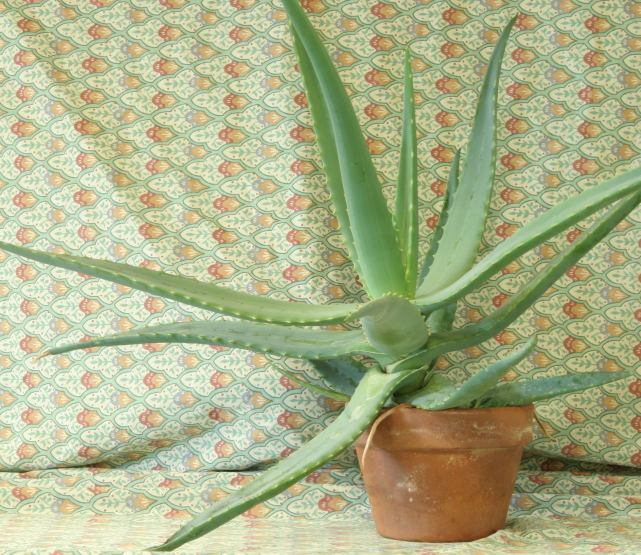
//> input picture data/aloeL.jpg, 1282 x 1110 px (shown at 1/2 size)
$ ./main ../../data/aloeL.jpg ../../data/aloeGT.png   (built with g++ and OpenCV 4)
//> lines starting //> are read from the running program, lines starting //| are printed output that depends on the picture
/**
 * @file main.cpp
 * @brief Disparity filtering demo sample demonstrating stereo matching and WLS filtering
 * @author José Miguel Guerrero Hernández
 *
 * === How Disparity Works in OpenCV ===
 *
 * Disparity is the horizontal pixel difference between the position of the same 3D point
 * projected onto the left and right images of a rectified stereo pair:
 *
 *   disparity = x_left - x_right
 *
 * Once disparity is known, depth (Z) can be recovered using:
 *
 *   Z = (f * b) / disparity
 *
 * where f is the focal length (pixels) and b is the baseline (distance between cameras).
 *
 * --- Fixed-point representation (the 16x multiplier) ---
 *
 * OpenCV stereo matchers (StereoBM and StereoSGBM) return disparity values stored as
 * CV_16S (16-bit signed integers) scaled by a factor of 16:
 *
 *   stored_value = real_disparity * 16
 *
 * So a stored value of 256 means the actual disparity is 256 / 16 = 16 pixels.
 * This fixed-point encoding preserves sub-pixel precision without using floats.
 * To convert to a true float disparity map:
 *
 *   cv::Mat disp_float;
 *   disparity.convertTo(disp_float, CV_32F, 1.0 / 16.0);
 *
 * --- num_disparities and the 16-multiple requirement ---
 *
 * The parameter max_disparity (num_disparities) sets the disparity search range [0, max_disparity).
 * It MUST be positive and a multiple of 16 because the internal SIMD implementation
 * processes blocks of 16 disparities at a time. If the value is not a multiple of 16 it
 * is rounded up:
 *
 *   if (max_disp % 16 != 0) max_disp += 16 - (max_disp % 16);
 *
 * A typical value is 160 (= 16 × 10), meaning the algorithm searches up to 160 pixels
 * of horizontal shift between the two views.
 *
 * --- WLS post-filtering ---
 *
 * Raw disparity maps from BM / SGBM are noisy near depth discontinuities and in
 * textureless regions. The Weighted Least Squares (WLS) filter refines them by
 * jointly using the raw left disparity, the right disparity (for a confidence map),
 * and the original left color image as a guide. Key parameters:
 *   - lambda (wls_lambda):  smoothness strength (larger = smoother, typical 8000)
 *   - sigma  (wls_sigma):   sensitivity to color edges (larger = less edge-aware, typical 1.5)
 *
 * Reference: https://docs.opencv.org/master/d3/d14/tutorial_ximgproc_disparity_filtering.html
 */

#include <cstdlib>
#include <opencv2/calib3d.hpp>
#include <opencv2/imgproc.hpp>
#include <opencv2/imgcodecs.hpp>
#include <opencv2/highgui.hpp>
#include <opencv2/core/utility.hpp>
#include <opencv2/ximgproc.hpp>
#include <iostream>
#include <string>
#include <cmath>

// Function Prototypes
cv::Rect computeROI(cv::Size2i src_sz, cv::Ptr<cv::StereoMatcher> matcher_instance);

// Command Line Arguments
const std::string keys =
  "{help h usage ? |                       | print this message}"
  "{@left          | ../../data/aloeL.jpg  | left view of the stereopair}"
  "{@right         | ../../data/aloeR.jpg  | right view of the stereopair}"
  "{GT             | ../../data/aloeGT.png | optional ground truth (Sintel/Middlebury)}"
  "{dst_path       | None                  | optional: where to save the filtered disparity}"
  "{dst_raw_path   | None                  | optional: where to save the raw disparity}"
  "{algorithm      | bm                    | stereo matching method (bm or sgbm)}"
  "{filter         | wls_conf              | post-filter: wls_conf, wls_no_conf or fbs_conf}"
  "{no-display     |                       | don't display results}"
  "{no-downscale   |                       | match full-sized views: better but slower}"
  "{dst_conf_path  | None                  | optional: where to save the confidence map}"
  "{vis_mult       | 1.0                   | scale factor for the disparity visualizations}"
  "{max_disparity  | 160                   | parameter of stereo matching}"
  "{window_size    | -1                    | parameter of stereo matching}"
  "{wls_lambda     | 8000.0                | parameter of wls post-filtering}"
  "{wls_sigma      | 1.5                   | parameter of wls post-filtering}"
  "{fbs_spatial    | 16.0                  | parameter of fbs post-filtering}"
  "{fbs_luma       | 8.0                   | parameter of fbs post-filtering}"
  "{fbs_chroma     | 8.0                   | parameter of fbs post-filtering}"
  "{fbs_lambda     | 128.0                 | parameter of fbs post-filtering}"
;

int main(int argc, char ** argv)
{
  // ----------------------------------------
  // Parse command line arguments
  // ----------------------------------------
  cv::CommandLineParser parser(argc, argv, keys);
  parser.about("Disparity Filtering Demo");
  if (parser.has("help")) {
    parser.printMessage();
    return EXIT_SUCCESS;
  }

  // ----------------------------------------
  // Read command line arguments
  // ----------------------------------------
  std::string left_im = parser.get<std::string>(0);
  std::string right_im = parser.get<std::string>(1);
  std::string GT_path = parser.get<std::string>("GT");
  std::string dst_path = parser.get<std::string>("dst_path");
  std::string dst_raw_path = parser.get<std::string>("dst_raw_path");
  std::string dst_conf_path = parser.get<std::string>("dst_conf_path");
  std::string algo = parser.get<std::string>("algorithm");
  std::string filter = parser.get<std::string>("filter");
  bool no_display = parser.has("no-display");
  bool no_downscale = parser.has("no-downscale");
  int max_disp = parser.get<int>("max_disparity");
  double lambda = parser.get<double>("wls_lambda");
  double sigma = parser.get<double>("wls_sigma");
  double fbs_spatial = parser.get<double>("fbs_spatial");
  double fbs_luma = parser.get<double>("fbs_luma");
  double fbs_chroma = parser.get<double>("fbs_chroma");
  double fbs_lambda = parser.get<double>("fbs_lambda");
  double vis_mult = parser.get<double>("vis_mult");

  // ----------------------------------------
  // Set window size for stereo matching
  // ----------------------------------------
  int wsize;
  int window_size_arg = parser.get<int>("window_size");
  if (window_size_arg >= 0) {
    // User provided window_size value
    wsize = window_size_arg;
  } else {
    if (algo == "sgbm") {
      // Default window size for SGBM
      wsize = 3;
    } else if (!no_downscale && algo == "bm" && filter == "wls_conf") {
      // Default window size for BM on downscaled views (downscaling is performed only for wls_conf)
      wsize = 7;
    } else {
      // Default window size for BM on full-sized views
      wsize = 15;
    }
  }

  if (!parser.check()) {
    parser.printErrors();
    return EXIT_FAILURE;
  }

  // ----------------------------------------
  // Load stereo images
  // ----------------------------------------
  // Left image
  cv::Mat left = cv::imread(left_im, cv::IMREAD_COLOR);
//> left is the input picture: 1110 rows x 1282 cols, CV_8UC3; mean B, G, R 136.6, 177.2, 171.2
  if (left.empty()) {
    std::cout << "Cannot read image file: " << left_im;
    return EXIT_FAILURE;
  }

  // Right image
  cv::Mat right = cv::imread(right_im, cv::IMREAD_COLOR);
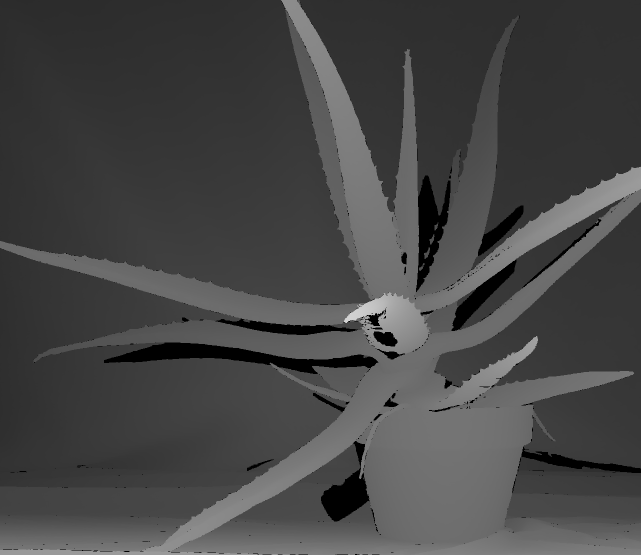
//> input picture data/aloeGT.png, 1282 x 1110 px (shown at 1/2 size)
//> right is the input picture: 1110 rows x 1282 cols, CV_8UC3; min 0, max 211, mean 69.8
  if (right.empty()) {
    std::cout << "Cannot read image file: " << right_im;
    return EXIT_FAILURE;
  }

  // Ground truth disparity map
  bool no_gt;
  cv::Mat GT_disp;
  if (GT_path == "../../data/aloeGT.png" && left_im != "../../data/aloeL.jpg") {
    no_gt = true;
  } else {
    no_gt = false;
    if (cv::ximgproc::readGT(GT_path, GT_disp) != 0) {
      std::cout << "Cannot read ground truth image file: " << GT_path << std::endl;
      return EXIT_FAILURE;
    }
  }

  // ----------------------------------------
  // Initialize matrices and variables
  // ----------------------------------------
  // Matrices to store the left and right images formatted for stereo matching
  cv::Mat left_for_matcher, right_for_matcher;
  // Matrices to store the disparity maps computed for the left and right images
  cv::Mat left_disp, right_disp;
  // Matrices for post-processed disparity maps, including filtering and solving steps
  cv::Mat filtered_disp, solved_disp, solved_filtered_disp;
  // Confidence map used for disparity filtering, initialized to full confidence (255)
  cv::Mat conf_map = cv::Mat(left.rows, left.cols, CV_8U);
  conf_map = cv::Scalar(255);
  // Region of Interest (ROI) for disparity processing
  cv::Rect ROI;
  // Pointer to the WLS (Weighted Least Squares) filter for disparity refinement
  cv::Ptr<cv::ximgproc::DisparityWLSFilter> wls_filter;
  // Timing variables
  double matching_time = 0, filtering_time = 0;
  double solving_time = 0;

  // ----------------------------------------
  // Validate parameters
  // ----------------------------------------
  if (max_disp <= 0 || max_disp % 16 != 0) {
    std::cout << "Incorrect max_disparity value: it should be positive and divisible by 16";
    return EXIT_FAILURE;
  }
  if (wsize <= 0 || wsize % 2 != 1) {
    std::cout << "Incorrect window_size value: it should be positive and odd";
    return EXIT_FAILURE;
  }

  // ----------------------------------------
  // Stereo matching and disparity filtering
  // ----------------------------------------
  // Filtering with confidence (WLS with confidence)
  if (filter == "wls_conf") {
    if (!no_downscale) {
      // Downscale the views to speed-up the matching stage, as we will need to compute both left
      // and right disparity maps for confidence map computation
      max_disp /= 2;
      if (max_disp % 16 != 0) {
        max_disp += 16 - (max_disp % 16); // Ensure max_disp is a multiple of 16
      }
      cv::resize(left, left_for_matcher, cv::Size(), 0.5, 0.5, cv::INTER_LINEAR_EXACT);
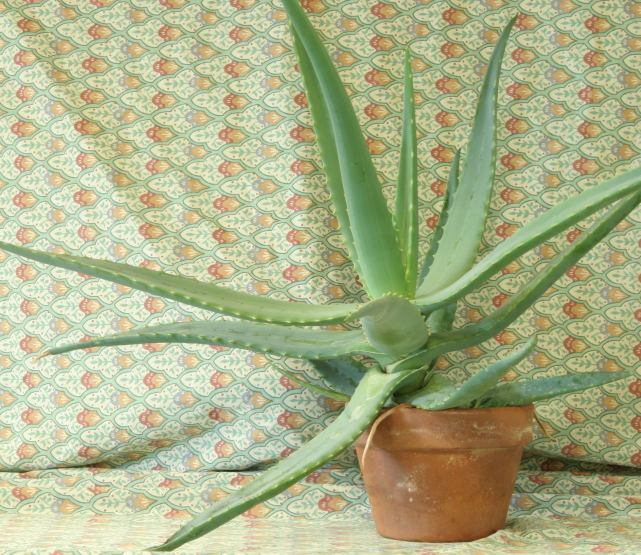
//> left_for_matcher: 555 rows x 641 cols, CV_8UC3; mean B, G, R 136.8, 177.3, 171.3
      cv::resize(right, right_for_matcher, cv::Size(), 0.5, 0.5, cv::INTER_LINEAR_EXACT);
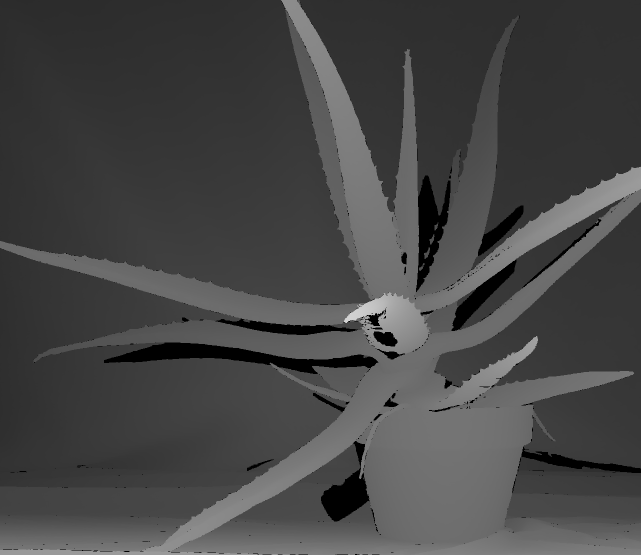
//> right_for_matcher: 555 rows x 641 cols, CV_8UC3; min 0, max 211, mean 69.8
    } else {
      // If no downscaling is applied, simply clone the original images
      left_for_matcher = left.clone();
      right_for_matcher = right.clone();
    }

    if (algo == "bm") {
      // --- Matcher: StereoBM ---
      // StereoBM is used here because it is faster. If speed is not critical,
      // StereoSGBM gives better quality
      // The WLS filter is created using the StereoMatcher instance
      // Another matcher instance is created for computing the right disparity map

      cv::Ptr<cv::StereoBM> left_matcher = cv::StereoBM::create(max_disp, wsize);
      wls_filter = cv::ximgproc::createDisparityWLSFilter(left_matcher);
      cv::Ptr<cv::StereoMatcher> right_matcher = cv::ximgproc::createRightMatcher(left_matcher);

      cv::cvtColor(left_for_matcher, left_for_matcher, cv::COLOR_BGR2GRAY);
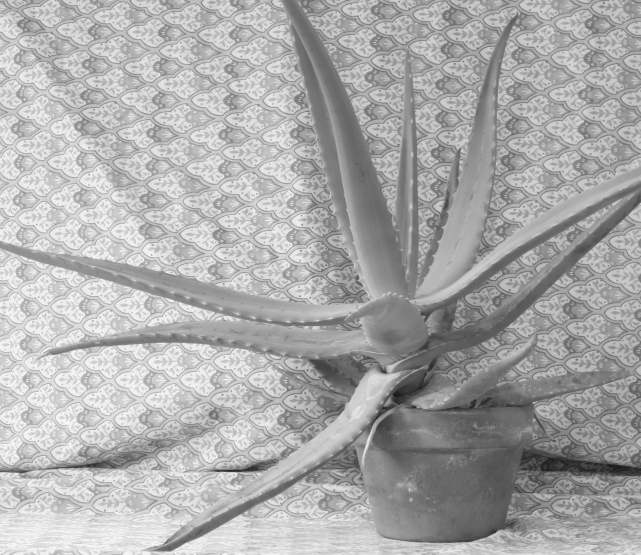
//> left_for_matcher: 555 rows x 641 cols, CV_8UC1; min 22, max 250, mean 170.9
      cv::cvtColor(right_for_matcher, right_for_matcher, cv::COLOR_BGR2GRAY);
//> right_for_matcher: 555 rows x 641 cols, CV_8UC1

      matching_time = static_cast<double>(cv::getTickCount());
      // Compute disparity maps for both left and right views
      left_matcher->compute(left_for_matcher, right_for_matcher, left_disp);
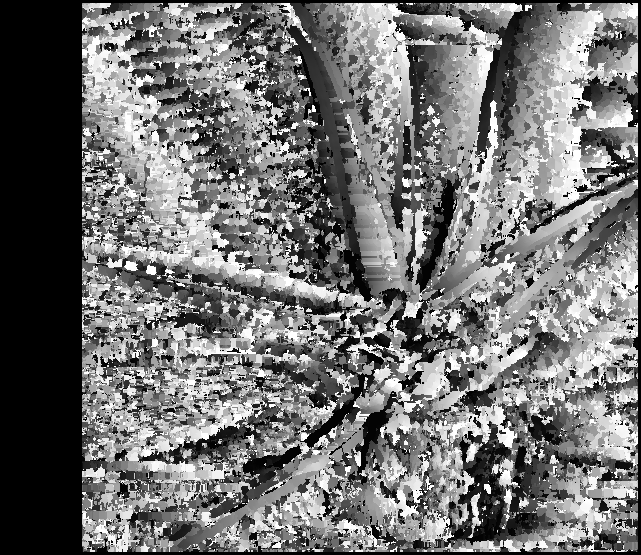
//> left_disp: 555 rows x 641 cols, CV_16SC1; min -16, max 1264, mean 560.7; drawn with min black and max white
      right_matcher->compute(right_for_matcher, left_for_matcher, right_disp);
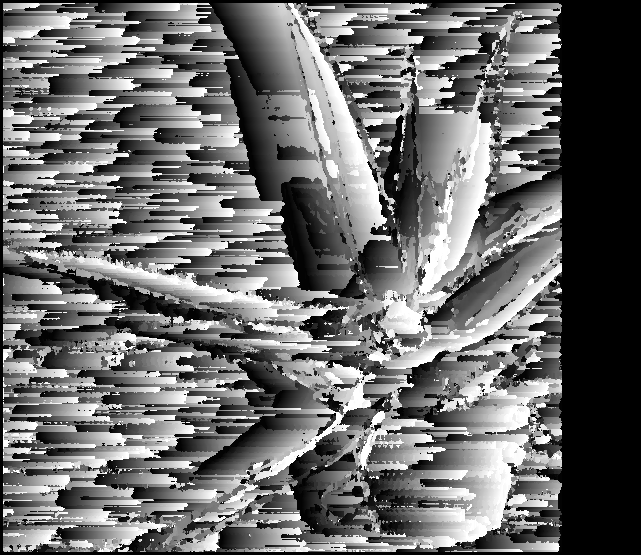
//> right_disp: 555 rows x 641 cols, CV_16SC1; min -1280, max 0, mean -732.7; drawn with min black and max white
      matching_time = (static_cast<double>(cv::getTickCount()) - matching_time) /
        cv::getTickFrequency();
    } else if (algo == "sgbm") {
      // --- Matcher: StereoSGBM ---
      // Using StereoSGBM, which provides better quality than StereoBM
      cv::Ptr<cv::StereoSGBM> left_matcher = cv::StereoSGBM::create(0, max_disp, wsize);
      // Set the P1 and P2 parameters for the SGBM algorithm
      left_matcher->setP1(24 * wsize * wsize);
      left_matcher->setP2(96 * wsize * wsize);
      left_matcher->setPreFilterCap(63);
      left_matcher->setMode(cv::StereoSGBM::MODE_SGBM_3WAY);
      wls_filter = cv::ximgproc::createDisparityWLSFilter(left_matcher);
      cv::Ptr<cv::StereoMatcher> right_matcher = cv::ximgproc::createRightMatcher(left_matcher);

      matching_time = static_cast<double>(cv::getTickCount());
      // Compute disparity maps for both left and right views
      left_matcher->compute(left_for_matcher, right_for_matcher, left_disp);
      right_matcher->compute(right_for_matcher, left_for_matcher, right_disp);
      matching_time = (static_cast<double>(cv::getTickCount()) - matching_time) /
        cv::getTickFrequency();

    } else {
      std::cout << "Unsupported algorithm";
      return EXIT_FAILURE;
    }

    // --- WLS Filtering ---
    // The filter takes the disparity maps of both matchers and the source left
    // view. The view used to guide the filtering is the original, non-downscaled
    // one: the disparity map is upscaled in an edge-aware fashion to match its
    // resolution. The result is stored in filtered_disp.
    wls_filter->setLambda(lambda);
    wls_filter->setSigmaColor(sigma);
    filtering_time = static_cast<double>(cv::getTickCount());
    wls_filter->filter(left_disp, left, filtered_disp, right_disp);
    filtering_time = (static_cast<double>(cv::getTickCount()) - filtering_time) /
      cv::getTickFrequency();

    // Retrieve the confidence map
    conf_map = wls_filter->getConfidenceMap();
    // Get the ROI that was used in the last filter call
    ROI = wls_filter->getROI();

    if (!no_downscale) {
      // If downscaling was applied, upscale disparity and ROI for proper comparison
      cv::resize(left_disp, left_disp, cv::Size(), 2.0, 2.0, cv::INTER_LINEAR_EXACT);
//> left_disp: 1110 rows x 1282 cols, CV_16SC1
//> (the rest of the program and of its run is left out)
